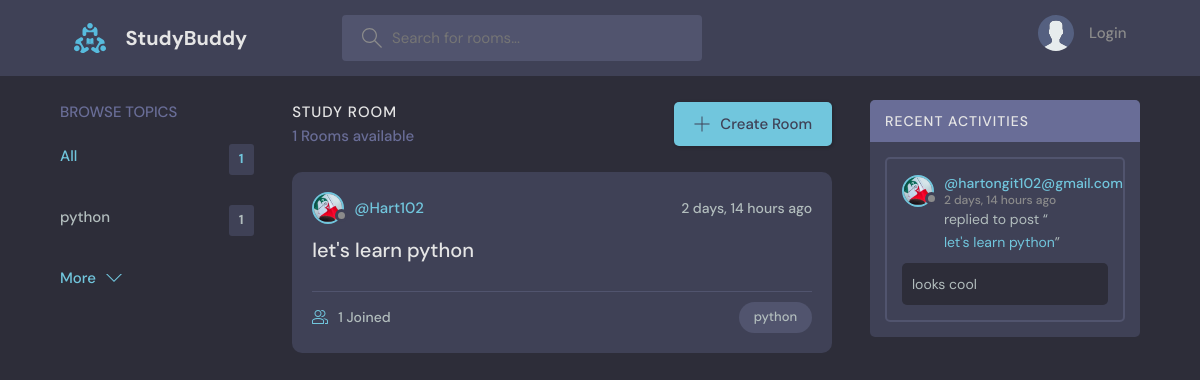
The page / on the database its author committed.
### base/models.py (models this page shows, shortened)
class Topic (models.Model):
    name = models.CharField(max_length = 200)

class Room (models.Model):
    host = models.ForeignKey(User, on_delete = models.SET_NULL, null = True) # Refers to the owner of the room (One to many relationship)
    topic = models.ForeignKey(Topic, on_delete = models.SET_NULL, null = True) # connceting Room and Topic table
    name = models.CharField(max_length = 200)
    description = models.TextField(null = True, blank = True) # null = true: allows description to be empty in the db. blank = true: allows user to submit an empty form
    participants = models.ManyToManyField(User, related_name = "participants", blank = True) # This creates a many to many relationship
    updated = models.DateTimeField(auto_now = True)
    created = models.DateTimeField(auto_now_add = True)
    class Meta: # This displays the latest created and updated rooms first (Sorting)
        ordering = ['-updated', '-created']
    def __str__(self):
        return self.name

class User (AbstractUser):
    name = models.CharField(max_length = 200, null=True)
    email = models.EmailField(unique=True, null=True)
    bio = models.TextField(null=True)
    avater = models.ImageField(null=True, default="avatar.svg")
    USERNAME_FIELD = 'email'
    REQUIRED_FIELDS = []

class Message (models.Model):
    user = models.ForeignKey(User, on_delete = models.CASCADE) # Connecting user and message table
    room = models.ForeignKey(Room, on_delete = models.CASCADE) # Delete messages if the Room is deleted
    body = models.TextField()
    updated = models.DateTimeField(auto_now = True)
    created = models.DateTimeField(auto_now_add = True)
    class Meta: # This displays the latest created and updated rooms first (Sorting)
        ordering = ['-updated', '-created']

### base/views.py (the view)
# urls.py: path("", views.home, name="home"),
def home (request):
    q = request.GET.get('q') if request.GET.get('q') != None else ""
    rooms = Room.objects.filter( #Search by topic or name or description
        Q(topic__name__icontains = q) |
         Q(name__icontains = q) |
          Q(description__icontains = q)
    )
    topics = Topic.objects.all()[0:5] # Get all the rooms topic
    rooms_count = rooms.count() # Get total number of rooms
    room_messages = Message.objects.filter(Q(room__topic__name__icontains = q)) # Get all the messages of a room
    context = {'rooms': rooms, 'topics': topics, 'rooms_count': rooms_count, "room_messages": room_messages}
    return render(request, 'base/home.html', context)

### base/templates/base/home.html (shortened to what this page needs)
{% extends 'main.html' %}
  {% block content %}
    <main class="layout layout--3">
      <div class="container">
        {% include 'base/topics_component.html' %}
        <div class="roomList">
          <div class="roomList__header">
            <div>
              <h2>Study Room</h2>
              <p>{{rooms.count}} Rooms available</p>
            </div>
            <a class="btn btn--main" href="{% url 'create-room' %}">
              <svg version="1.1" xmlns="http://www.w3.org/2000/svg" width="32" height="32" viewBox="0 0 32 32">
                <title>add</title>
                <path
                  d="M16.943 0.943h-1.885v14.115h-14.115v1.885h14.115v14.115h1.885v-14.115h14.115v-1.885h-14.115v-14.115z"
                ></path>
              </svg>
              Create Room
            </a>
          </div>
         {% include 'base/feed_component.html' %}
        </div>
        {% include 'base/activity_component.html' %}
      </div>
    </main>
  {% endblock %}

### base/templates/base/topics_component.html
 <div class="topics">
    <div class="topics__header">
    <h2>Browse Topics</h2>
    </div>
    <ul class="topics__list">
    <li>
        <a href="{% url 'home' %}" class="active">All <span>{{topics.count}}</span></a>
    </li>
    {% for topic in topics %}
    <li>
        <a href="{% url 'home'%}?q={{topic.name}}">{{topic.name}} <span>{{topic.room_set.all.count}}</span></a>
    </li>
    {% endfor %}
    </ul>
    <a class="btn btn--link" href="{% url 'topics' %}">
    More
    <svg version="1.1" xmlns="http://www.w3.org/2000/svg" width="32" height="32" viewBox="0 0 32 32">
        <title>chevron-down</title>
        <path d="M16 21l-13-13h-3l16 16 16-16h-3l-13 13z"></path>
    </svg>
    </a>
</div>

### base/templates/base/feed_component.html (shortened to what this page needs)
{% for room in rooms %}
<div class="roomListRoom">
  <div class="roomListRoom__header">
    <a href="{% url 'user-profile' room.host.id %}" class="roomListRoom__author">
      <div class="avatar avatar--small">
        <img src="{{room.host.avater.url}}" />
      </div>
      <span>@{{room.host.username}}</span>
    </a>
    <div class="roomListRoom__actions">
      <span>{{room.created|timesince}} ago</span>
    </div>
  </div>
  <div class="roomListRoom__content">
    <a href="{% url 'room' room.id %}">{{room.name}}</a>
  </div>
  <div class="roomListRoom__meta">
    <a href="{% url 'room' room.id %}" class="roomListRoom__joined">
      {{room.participants.all.count}} Joined
    </a>
    <p class="roomListRoom__topic">{{room.topic.name}}</p>
  </div>
</div>
{% endfor %}

### base/templates/base/activity_component.html (shortened to what this page needs)
<div class="activities">
  <div class="activities__header">
    <h2>Recent Activities</h2>
  </div>
  {% for message in room_messages %}
  <div class="activities__box">
    <div class="activities__boxHeader roomListRoom__header">
      <a href="{% url 'user-profile' message.user.id %}" class="roomListRoom__author">
        <div class="avatar avatar--small">
          <img src="{{message.user.avater.url}}" />
        </div>
        <p>
          @{{message.user}}
          <span>{{message.created|timesince}} ago</span>
        </p>
      </a>
    </div>
    <div class="activities__boxContent">
      <p>replied to post “<a href="{% url 'room' message.room.id %}">{{message.room}}</a>”</p>
      <div class="activities__boxRoomContent">
        {{message.body}}
      </div>
    </div>
  </div>
  {% endfor %}
</div>

### rows shown on the page
Topic: name "python", room_set.all.count "1"
Room: host.avater (picture), host.username "Hart102", created "2 days, 14 hours", name "let's learn python", participants.all.count "1", topic.name "python"
Message: user.avater (picture), user "hartongit102@gmail.com", created "2 days, 14 hours", room "let's learn python", body "looks cool"

### other values the page prints
{{ topics.count }} "1"
{{ rooms.count }} "1"
